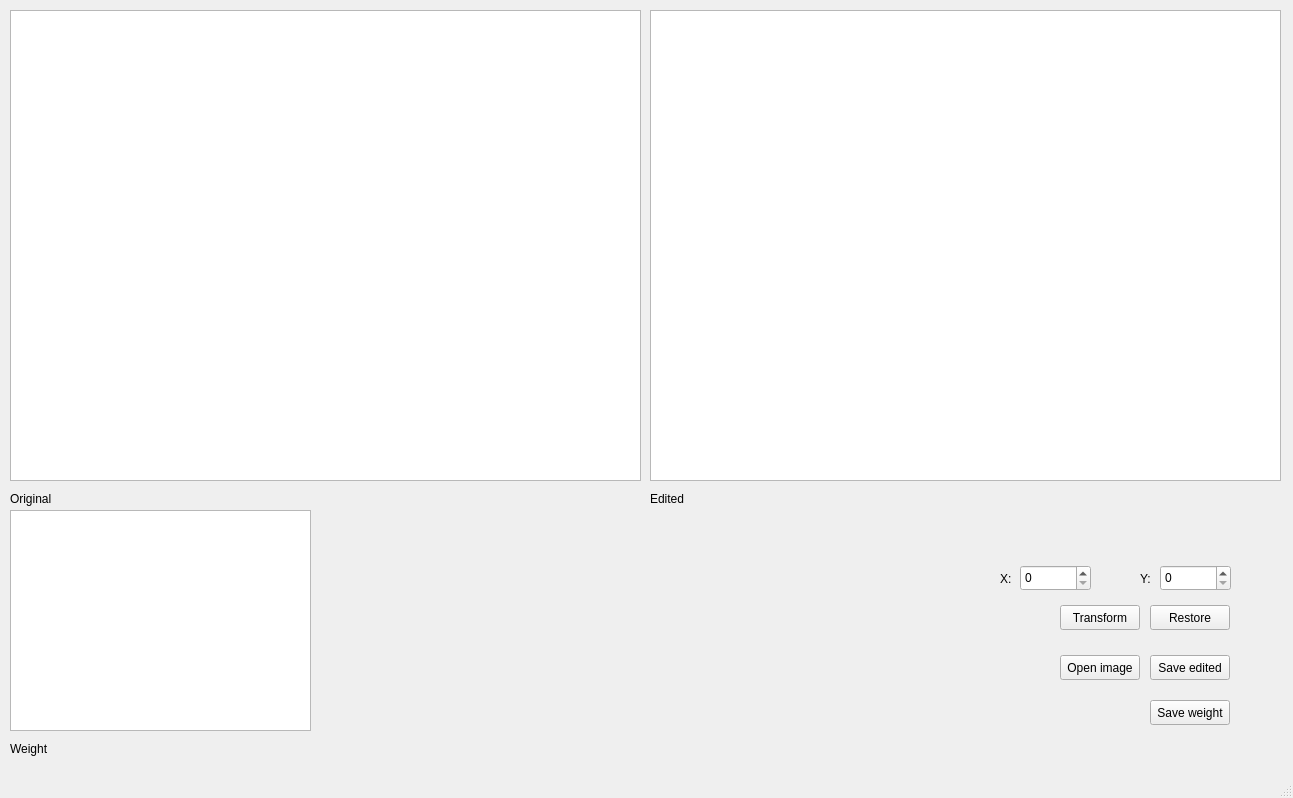
<?xml version="1.0" encoding="UTF-8"?>
<ui version="4.0">
 <class>MainWindow</class>
 <widget class="QMainWindow" name="MainWindow">
  <property name="geometry">
   <rect>
    <x>0</x>
    <y>0</y>
    <width>1293</width>
    <height>798</height>
   </rect>
  </property>
  <property name="windowTitle">
   <string>MainWindow</string>
  </property>
  <widget class="QWidget" name="centralwidget">
   <widget class="QGraphicsView" name="editedView">
    <property name="geometry">
     <rect>
      <x>650</x>
      <y>10</y>
      <width>631</width>
      <height>471</height>
     </rect>
    </property>
   </widget>
   <widget class="QPushButton" name="restore">
    <property name="geometry">
     <rect>
      <x>1150</x>
      <y>605</y>
      <width>80</width>
      <height>25</height>
     </rect>
    </property>
    <property name="text">
     <string>Restore</string>
    </property>
   </widget>
   <widget class="QPushButton" name="openNew">
    <property name="geometry">
     <rect>
      <x>1060</x>
      <y>655</y>
      <width>80</width>
      <height>25</height>
     </rect>
    </property>
    <property name="text">
     <string>Open image</string>
    </property>
   </widget>
   <widget class="QPushButton" name="saveEdited">
    <property name="geometry">
     <rect>
      <x>1150</x>
      <y>655</y>
      <width>80</width>
      <height>25</height>
     </rect>
    </property>
    <property name="text">
     <string>Save edited</string>
    </property>
   </widget>
   <widget class="QLabel" name="weightLabel">
    <property name="geometry">
     <rect>
      <x>10</x>
      <y>740</y>
      <width>54</width>
      <height>17</height>
     </rect>
    </property>
    <property name="text">
     <string>Weight</string>
    </property>
   </widget>
   <widget class="QGraphicsView" name="weightView">
    <property name="geometry">
     <rect>
      <x>10</x>
      <y>510</y>
      <width>301</width>
      <height>221</height>
     </rect>
    </property>
   </widget>
   <widget class="QLabel" name="editedLabel">
    <property name="geometry">
     <rect>
      <x>650</x>
      <y>490</y>
      <width>54</width>
      <height>17</height>
     </rect>
    </property>
    <property name="text">
     <string>Edited</string>
    </property>
   </widget>
   <widget class="QSpinBox" name="selectY">
    <property name="geometry">
     <rect>
      <x>1160</x>
      <y>565</y>
      <width>71</width>
      <height>26</height>
     </rect>
    </property>
   </widget>
   <widget class="QPushButton" name="transform">
    <property name="geometry">
     <rect>
      <x>1060</x>
      <y>605</y>
      <width>80</width>
      <height>25</height>
     </rect>
    </property>
    <property name="text">
     <string>Transform</string>
    </property>
   </widget>
   <widget class="QGraphicsView" name="originalView">
    <property name="geometry">
     <rect>
      <x>10</x>
      <y>10</y>
      <width>631</width>
      <height>471</height>
     </rect>
    </property>
   </widget>
   <widget class="QLabel" name="xLabel">
    <property name="geometry">
     <rect>
      <x>1000</x>
      <y>570</y>
      <width>16</width>
      <height>17</height>
     </rect>
    </property>
    <property name="text">
     <string>X:</string>
    </property>
   </widget>
   <widget class="QLabel" name="yLabel">
    <property name="geometry">
     <rect>
      <x>1140</x>
      <y>570</y>
      <width>16</width>
      <height>17</height>
     </rect>
    </property>
    <property name="text">
     <string>Y:</string>
    </property>
   </widget>
   <widget class="QSpinBox" name="selectX">
    <property name="geometry">
     <rect>
      <x>1020</x>
      <y>565</y>
      <width>71</width>
      <height>26</height>
     </rect>
    </property>
   </widget>
   <widget class="QLabel" name="originalLabel">
    <property name="geometry">
     <rect>
      <x>10</x>
      <y>490</y>
      <width>54</width>
      <height>17</height>
     </rect>
    </property>
    <property name="text">
     <string>Original</string>
    </property>
   </widget>
   <widget class="QPushButton" name="saveGradient">
    <property name="geometry">
     <rect>
      <x>1150</x>
      <y>700</y>
      <width>80</width>
      <height>25</height>
     </rect>
    </property>
    <property name="text">
     <string>Save weight</string>
    </property>
   </widget>
  </widget>
  <widget class="QMenuBar" name="menubar">
   <property name="geometry">
    <rect>
     <x>0</x>
     <y>0</y>
     <width>1293</width>
     <height>22</height>
    </rect>
   </property>
  </widget>
  <widget class="QStatusBar" name="statusbar"/>
 </widget>
 <resources/>
 <connections/>
</ui>
